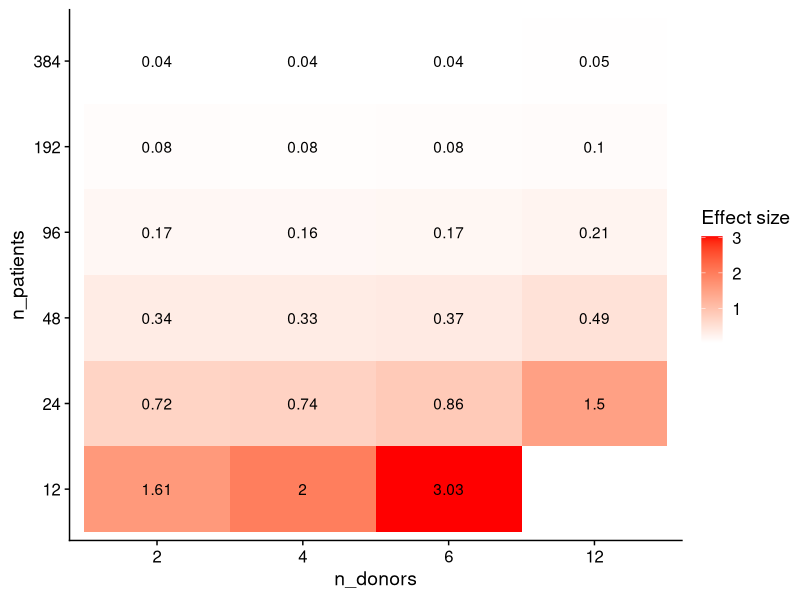

This chart was generated by the following R code:
#!/usr/bin/env Rscript --vanilla

# Imagine an ANOVA: each patient exhibits some biomarker value that is due to
# the donor and then to some random noise. What is the minimum ratio of the
# across-donor variance to the within-donor, across-patient variance?  E.g., 3
# means across-donor must exceed the across-patient variance by 3x, while 0.1
# means across-patient variance can be 10x the across-donor variance.

library(tidyverse)

results <- crossing(
  n_donors = c(2, 4, 6, 12),
  n_patients = c(12, 24, 48, 96, 192, 384),
) %>%
  filter(!(n_donors == 12 & n_patients == 12)) %>%
  mutate(
    patients_per_donor = n_patients / n_donors,
    test = pmap(
      list(groups = n_donors, n = patients_per_donor, within.var = 1, power = 0.8),
      power.anova.test
    ),
    effect_size = map_dbl(test, ~ .$between.var)
  )

plot <- results %>%
  mutate_at(vars(starts_with("n_")), factor) %>%
  ggplot(aes(n_donors, n_patients)) +
  geom_tile(aes(fill = effect_size)) +
  geom_text(aes(label = round(effect_size, 2))) +
  scale_fill_gradient(
    name = "Effect size",
    labels = function(x) round(x, 2),
    low = "white", high = "red"
  ) +
  cowplot::theme_half_open()

ggsave("power-anova.pdf")
